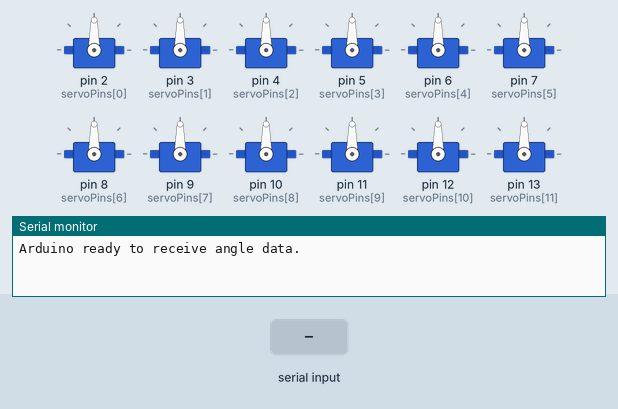
Bench run of a sketch on a simulated Arduino Uno, built with avr-gcc and run on an emulated ATmega328P. Shown: 12 × servo, the last lines printed to the serial monitor. The test bench sets the inputs (shaded band).

Above: at 1.2 s.
1.3 s: "90,45\n" received over Serial
At 1.7 s:
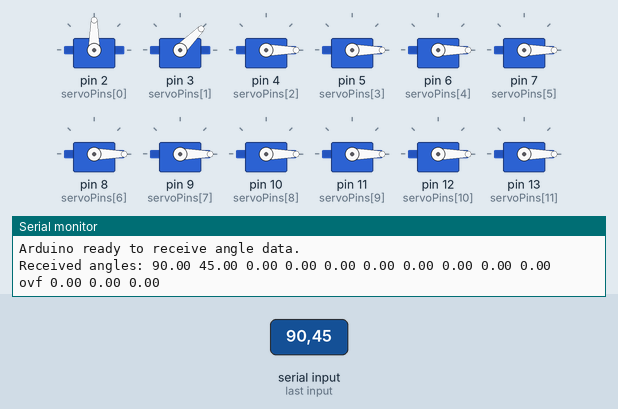
2.8 s: byte 10 ('\n') received over Serial
At 4.0 s:
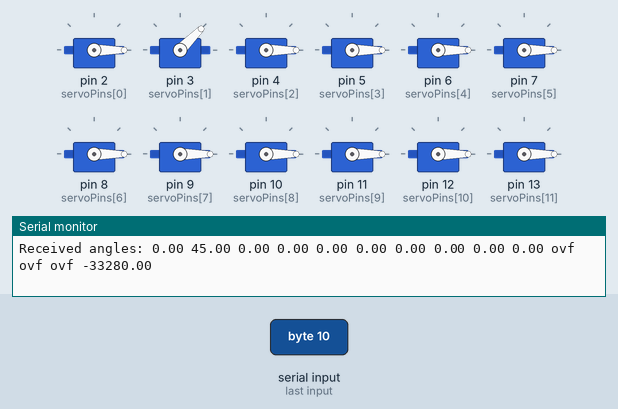
4.3 s: "30,150\n" received over Serial
At 5.3 s:
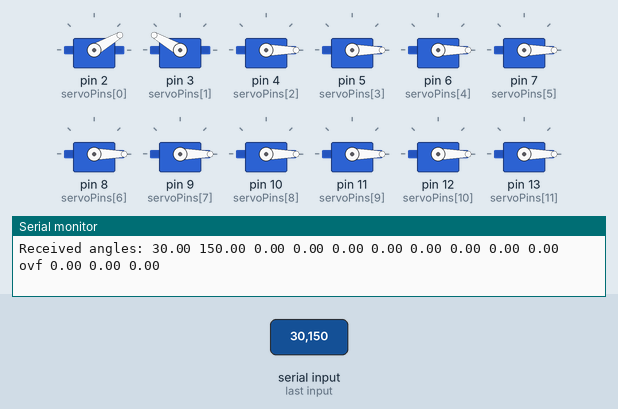
5.8 s: "5\n" received over Serial
At 6.2 s:
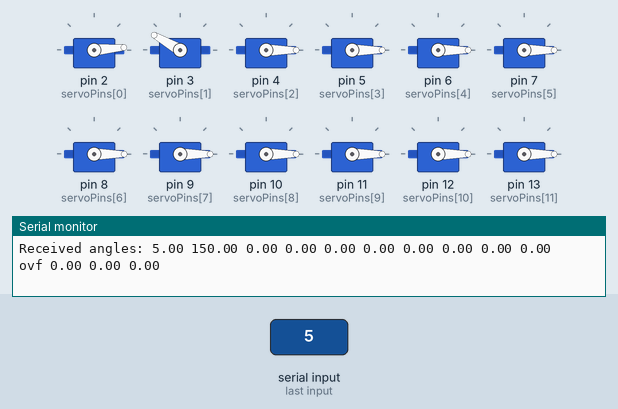
7.3 s: "90\n" received over Serial
At 8.5 s:
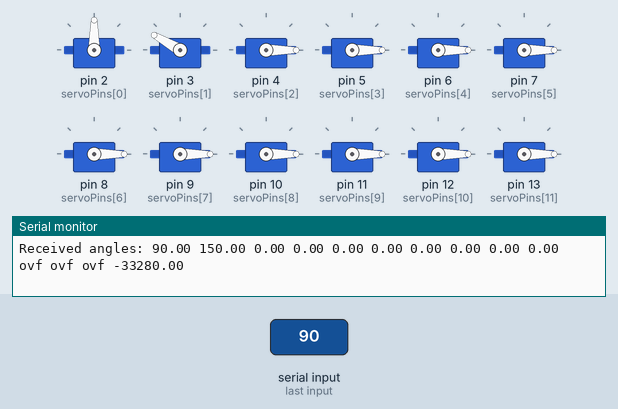
8.8 s: "200\n" received over Serial
At 10.0 s:
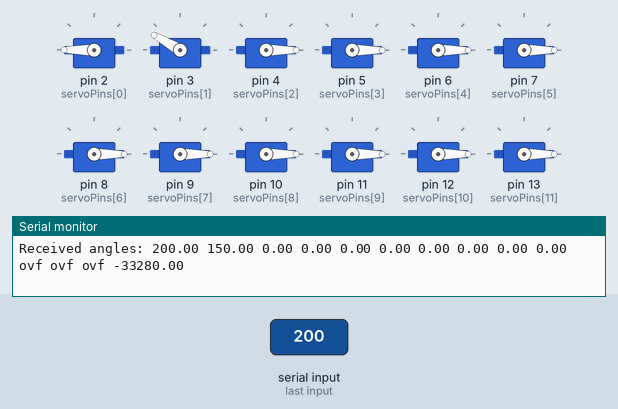
Timing chart, 0 to 11.3 s (numbered marks = the images above; inputs shaded):
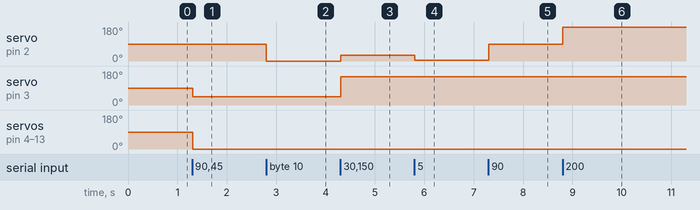

The sketch:

Hand_Tracking_System.ino
```cpp
#include <Servo.h>

// Define the number of angles (14 as per the Python code)
#define NUM_ANGLES 14

// Define servo pins (adjust based on your Arduino board; this assumes pins 2-15 for 14 servos)
// For Arduino Uno, you have limited PWM pins (3,5,6,9,10,11), so you may need to use a servo shield or Mega for more.
int servoPins[NUM_ANGLES] = {2, 3, 4, 5, 6, 7, 8, 9, 10, 11, 12, 13, A0, A1}; // Example: pins 2-13 and A0-A1 (analog pins can be used as digital)

Servo servos[NUM_ANGLES];

String inputString = "";         // a String to hold incoming data
bool stringComplete = false;     // whether the string is complete

void setup() {
  Serial.begin(9600); // Match the baudrate from Python config
  inputString.reserve(200); // Reserve space for the input string

  // Attach servos
  for (int i = 0; i < NUM_ANGLES; i++) {
    servos[i].attach(servoPins[i]);
  }

  Serial.println("Arduino ready to receive angle data.");
}

void loop() {
  // Read serial data
  while (Serial.available()) {
    char inChar = (char)Serial.read();
    inputString += inChar;
    if (inChar == '\n') {
      stringComplete = true;
    }
  }

  // If string is complete, parse and set servos
  if (stringComplete) {
    float angles[NUM_ANGLES];
    int index = 0;
    int start = 0;
    int commaIndex = inputString.indexOf(',');

    while (commaIndex != -1 && index < NUM_ANGLES) {
      String angleStr = inputString.substring(start, commaIndex);
      angles[index] = angleStr.toFloat();
      start = commaIndex + 1;
      commaIndex = inputString.indexOf(',', start);
      index++;
    }

    // Last angle (after last comma)
    if (index < NUM_ANGLES) {
      String angleStr = inputString.substring(start, inputString.length() - 1); // Remove newline
      angles[index] = angleStr.toFloat();
    }

    // Set servo positions (clamp to 0-180)
    for (int i = 0; i < NUM_ANGLES; i++) {
      int servoAngle = constrain((int)angles[i], 0, 180);
      servos[i].write(servoAngle);
    }

    // Optional: Print received angles for debugging
    Serial.print("Received angles: ");
    for (int i = 0; i < NUM_ANGLES; i++) {
      Serial.print(angles[i]);
      Serial.print(" ");
    }
    Serial.println();

    // Clear the string for next input
    inputString = "";
    stringComplete = false;
  }
}
```

Measured:
- after the input at 1.3 s, servo on pin 3 (servoPins[1]): 90° → 45° at once; servo on pin 4 (servoPins[2]): 90° → 0° at once
- after the input at 2.8 s, servo on pin 2 (servoPins[0]): 90° → 0° at once
- after the input at 4.3 s, servo on pin 2 (servoPins[0]): 0° → 30° at once; servo on pin 3 (servoPins[1]): 45° → 150° at once
- after the input at 5.8 s, servo on pin 2 (servoPins[0]): 30° → 5° at once
- after the input at 7.3 s, servo on pin 2 (servoPins[0]): 5° → 90° at once
- after the input at 8.8 s, servo on pin 2 (servoPins[0]): 90° → 180° at once
